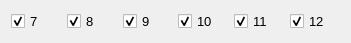
  <widget class="QWidget" name="horizontalLayoutWidget_7">
   <property name="geometry">
    <rect>
     <x>410</x>
     <y>100</y>
     <width>351</width>
     <height>30</height>
    </rect>
   </property>
   <property name="font">
    <font>
     <family>Arial</family>
     <pointsize>9</pointsize>
    </font>
   </property>
   <layout class="QHBoxLayout" name="horizontalLayout_8">
    <item>
     <widget class="QCheckBox" name="L7">
      <property name="font">
       <font>
        <family>Arial</family>
        <pointsize>10</pointsize>
        <weight>50</weight>
        <italic>false</italic>
        <bold>false</bold>
       </font>
      </property>
      <property name="styleSheet">
       <string notr="true">font: 10pt &quot;Arial&quot;;</string>
      </property>
      <property name="text">
       <string>7</string>
      </property>
      <property name="checked">
       <bool>true</bool>
      </property>
     </widget>
    </item>
    <item>
     <widget class="QCheckBox" name="L8">
      <property name="font">
       <font>
        <family>Arial</family>
        <pointsize>10</pointsize>
        <weight>50</weight>
        <italic>false</italic>
        <bold>false</bold>
       </font>
      </property>
      <property name="styleSheet">
       <string notr="true">font: 10pt &quot;Arial&quot;;</string>
      </property>
      <property name="text">
       <string>8</string>
      </property>
      <property name="checked">
       <bool>true</bool>
      </property>
     </widget>
    </item>
    <item>
     <widget class="QCheckBox" name="L9">
      <property name="font">
       <font>
        <family>Arial</family>
        <pointsize>10</pointsize>
        <weight>50</weight>
        <italic>false</italic>
        <bold>false</bold>
       </font>
      </property>
      <property name="styleSheet">
       <string notr="true">font: 10pt &quot;Arial&quot;;</string>
      </property>
      <property name="text">
       <string>9</string>
      </property>
      <property name="checked">
       <bool>true</bool>
      </property>
     </widget>
    </item>
    <item>
     <widget class="QCheckBox" name="L10">
      <property name="font">
       <font>
        <family>Arial</family>
        <pointsize>10</pointsize>
        <weight>50</weight>
        <italic>false</italic>
        <bold>false</bold>
       </font>
      </property>
      <property name="styleSheet">
       <string notr="true">font: 10pt &quot;Arial&quot;;</string>
      </property>
      <property name="text">
       <string>10</string>
      </property>
      <property name="checked">
       <bool>true</bool>
      </property>
     </widget>
    </item>
    <item>
     <widget class="QCheckBox" name="L11">
      <property name="font">
       <font>
        <family>Arial</family>
        <pointsize>10</pointsize>
        <weight>50</weight>
        <italic>false</italic>
        <bold>false</bold>
       </font>
      </property>
      <property name="styleSheet">
       <string notr="true">font: 10pt &quot;Arial&quot;;</string>
      </property>
      <property name="text">
       <string>11</string>
      </property>
      <property name="checked">
       <bool>true</bool>
      </property>
     </widget>
    </item>
    <item>
     <widget class="QCheckBox" name="L12">
      <property name="font">
       <font>
        <family>Arial</family>
        <pointsize>10</pointsize>
        <weight>50</weight>
        <italic>false</italic>
        <bold>false</bold>
       </font>
      </property>
      <property name="styleSheet">
       <string notr="true">font: 10pt &quot;Arial&quot;;</string>
      </property>
      <property name="text">
       <string>12</string>
      </property>
      <property name="checked">
       <bool>true</bool>
      </property>
     </widget>
    </item>
   </layout>
  </widget>
